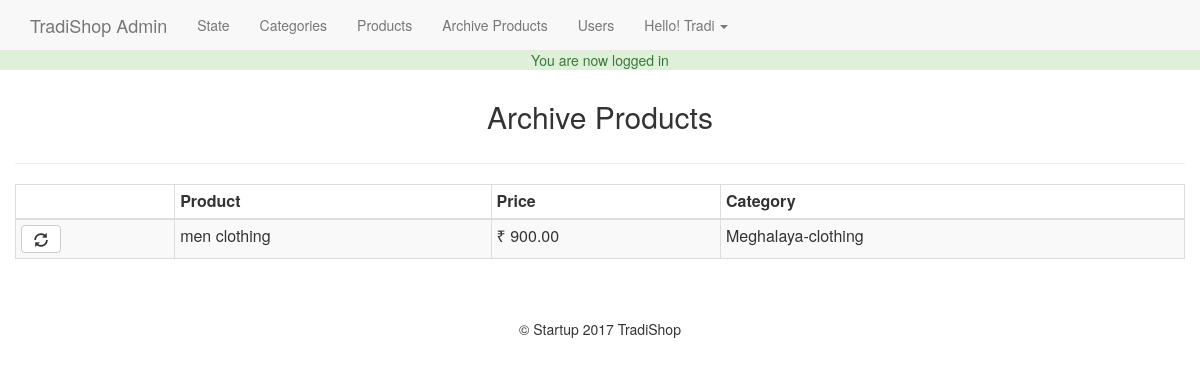
The app's page /admin/archive.php (signed in) with its own data.
### tables this page shows
CREATE TABLE `products` (
  `id` int(11) NOT NULL,
  `title` varchar(255) NOT NULL,
  `price` decimal(10,2) NOT NULL,
  `list_price` decimal(10,2) NOT NULL,
  `state` int(11) NOT NULL,
  `categories` varchar(255) NOT NULL,
  `image` varchar(255) NOT NULL,
  `description` text NOT NULL,
  `featured` tinyint(4) NOT NULL DEFAULT 0,
  `sizex` text NOT NULL,
  `deleted` tinyint(4) NOT NULL DEFAULT 0
);

### helpers/helpers.php (called while the page is built, shortened)
<?php
function money($number)
{
  return '₹ '.number_format($number,2);
}

### admin/archive.php (the view, shortened to what this page needs)
<?php
  require_once $_SERVER['DOCUMENT_ROOT'].'/proTradi/core/init.php';
  include 'include/head.php';
  include "include/navigation.php";
  $sql = "SELECT * FROM products WHERE deleted=1";
  $presults = $db->query($sql);
?>
  <h2 class="text-center">Archive Products</h2>
  <hr>
  <table class="table table-bordered table-condensed table-striped">
    <thead><th></th><th>Product</th><th>Price</th><th>Category</th></thead>
    <tbody>
      <?php  while($product = mysqli_fetch_assoc($presults)):
          $childID = $product['categories'];
          $catSql = "SELECT * FROM categories WHERE id = '$childID'";
          $result = $db->query($catSql);
          $child = mysqli_fetch_assoc($result);
          $parentID = $child['parent'];
          $pSql = "SELECT * FROM categories WHERE id = '$parentID'";
          $presult = $db->query($pSql);
          $parent = mysqli_fetch_assoc($presult);
          $category = $parent['category'].'-'.$child['category'];
      ?>
        <tr>
          <td>
            <a href="archive.php?refresh=<?=$product['id'];?>" class="btn btn-md btn-default"><span class="glyphicon glyphicon-refresh"></span></a>
          </td>
          <td><?=$product['title'];?></td>
          <td><?=money($product['price']);?></td>
          <td><?=$category;?></td>
        </tr>
      <?php endwhile; ?>
    </tbody>
  </table>
<?php include 'include/footer.php';?>

### css/main.css (style rules this page uses)
body { padding-top: 50px; }

### records on screen
products: title "men clothing", price "₹ 900.00", category "Meghalaya-clothing"

### other values on screen
$_SESSION['success_flash'] "You are now logged in"
$user_data['first'] "Tradi"
